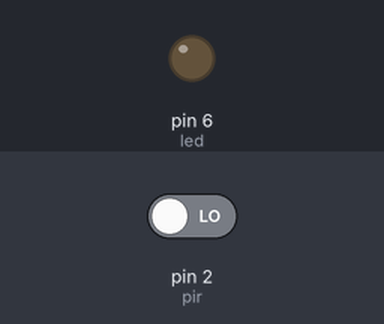
The sketch below on a simulated Arduino Uno, built with avr-gcc and run on an emulated ATmega328P. Shown: output pins drawn as LEDs (lit = HIGH). The inputs (shaded band) are chosen by the test bench; at power-on: pin 2 (pir) LOW. What the sketch prints to the serial monitor is not drawn.

Above: at 1.2 s.
1.3 s: pin 2 (pir) driven HIGH
At 2.0 s:
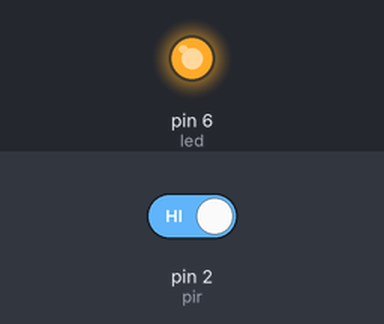
2.8 s: pin 2 (pir) driven LOW
At 3.2 s:
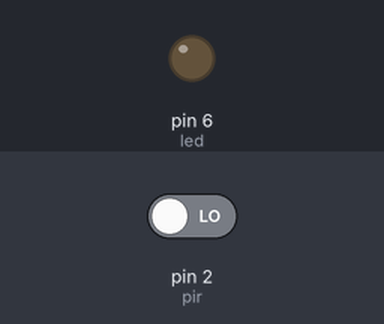
Timing chart, 0 to 5.8 s (numbered marks = the images above; inputs shaded):
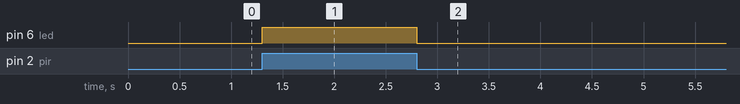

The sketch:

PIR.ino.ino
```cpp
int pir= 2;
int led= 6;
int val= 0;
void setup() {
  pinMode(pir,INPUT);
  pinMode(led,OUTPUT);
  Serial.begin(9600);
  // put your setup code here, to run once:

}

void loop() {
  val= digitalRead(pir);
  delayMicroseconds(100);
  Serial.print(val);
  if (val==1){
    digitalWrite(led,HIGH);
  }
  if (val==0){
    digitalWrite(led,LOW);
  }
  // put your main code here, to run repeatedly:

}
```

Measured:
- after the input at 1.3 s, pin 6 (led): LOW → HIGH at once
- after the input at 2.8 s, pin 6 (led): HIGH → LOW at once
